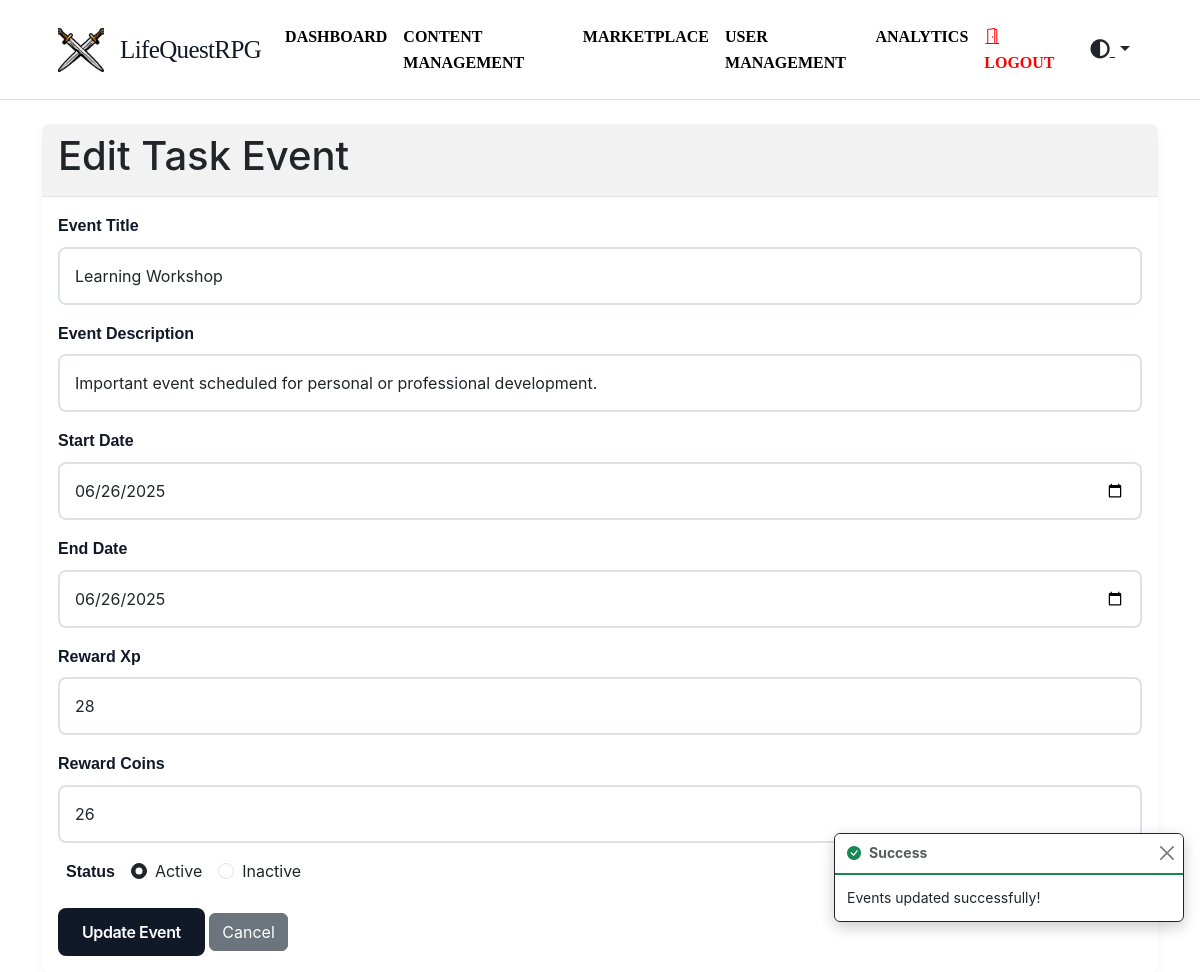
/taskevents/223/edit (signed in), run on the app's committed database.
### tables this page shows
CREATE TABLE `user_event` (
  `id` int NOT NULL,
  `user_id` int NOT NULL,
  `event_name` varchar(255) NOT NULL,
  `event_description` text NOT NULL,
  `start_date` timestamp NOT NULL DEFAULT CURRENT_TIMESTAMP ON UPDATE CURRENT_TIMESTAMP,
  `end_date` timestamp NOT NULL DEFAULT '0000-00-00 00:00:00',
  `reward_xp` int NOT NULL DEFAULT '0',
  `reward_coins` int NOT NULL DEFAULT '0',
  `status` enum('active','inactive') DEFAULT 'active',
  `created_at` timestamp NOT NULL DEFAULT CURRENT_TIMESTAMP,
  `updated_at` timestamp NOT NULL DEFAULT CURRENT_TIMESTAMP ON UPDATE CURRENT_TIMESTAMP
);

### app/Controllers/TaskEventController.php (called while the page is built, shortened)
<?php
class TaskEventController extends Controller
{
  protected $TaskEventModel;
  public function __construct()
  {
    $this->TaskEventModel = new TaskEvent();
  }
  public function edit($event_id)
  {
    $taskEvent = $this->TaskEventModel->findBy('id', $event_id);
    return $this->view('taskevents/edit', [
      'title' => 'Edit Task Event',
      'taskEvent' => $taskEvent,
    ]);
  }
}

### app/Core/Router.php (called while the page is built, shortened)
<?php
class Router
{
  protected $routes = [
    'GET' => [],
    'POST' => [],
    'PUT' => [],
    'DELETE' => []
  ];
  public function get(string $uri, array $controller, array $middleware = [])
  {
    $this->routes['GET'][$uri] = [
      'controller' => $controller,
      'middleware' => $middleware
    ];
    return $this;
  }
  public function post(string $uri, array $controller, array $middleware = [])
  {
    $this->routes['POST'][$uri] = [
      'controller' => $controller,
      'middleware' => $middleware
    ];
    return $this;
  }
  public function put(string $uri, array $controller, array $middleware = [])
  {
    $this->routes['PUT'][$uri] = [
      'controller' => $controller,
      'middleware' => $middleware
    ];
    return $this;
  }
  public function delete(string $uri, array $controller, array $middleware = [])
  {
    $this->routes['DELETE'][$uri] = [
      'controller' => $controller,
      'middleware' => $middleware
    ];
    return $this;
  }
  public function dispatch(string $uri, string $method)
  {
    $uri = $this->removeQueryString($uri);
    foreach ($this->routes[$method] as $route => $config) {
      if ($this->matchRoute($route, $uri)) {
        return $this->callAction(
          $config['controller'][0],
          $config['controller'][1]
        );
      }
    }
    throw new Exception("No route defined for {$uri} with method {$method}");
  }
  protected function matchRoute(string $route, string $uri)
  {
    if (strpos($route, '{') === false) {
      return false;
    }
    $pattern = preg_replace('/{([a-zA-Z0-9_]+)}/', '([^/]+)', $route);
    $pattern = '#^' . $pattern . '$#';
    if (preg_match($pattern, $uri, $matches)) {
      return true;
    }
    return false;
  }
  protected function removeQueryString(string $uri)
  {
    return parse_url($uri, PHP_URL_PATH) ?? $uri;
  }
  protected function callAction(string $controller, string $action)
  {
    $controller = new $controller();
    $params = [];
    foreach ($_GET as $key => $value) {
      if ($key !== 'url') {
        $params[] = $value;
      }
    }
    return call_user_func_array([$controller, $action], $params);
  }
}

### web/bootstrap.php (called while the page is built, shortened)
<?php
$config = require_once __DIR__ . '/../config/config.php';
$database = require_once __DIR__ . '/../config/database.php';
$router = new Router();
$uri = $_SERVER['REQUEST_URI'] ?? '/';
$method = $_SERVER['REQUEST_METHOD'] ?? 'GET';
try {
  $router->dispatch($uri, $method);
} catch (Exception $e) {
  if ($config['debug']) {
    echo '<h1>Error</h1>';
    echo '<p>' . $e->getMessage() . '</p>';
    echo '<pre>' . $e->getTraceAsString() . '</pre>';
  } else {
    http_response_code(404);
    require_once __DIR__ . '/../app/Views/errors/404.php';
  }
}

### public/index.php (called while the page is built, shortened)
<?php
require_once ROOT_PATH . '/web/bootstrap.php';
?>

### app/Core/Database.php (called while the page is built, shortened)
<?php
class Database
{
  protected $pdo;
  protected $statement;
  public function __construct(array $config)
  {
    $dsn = "mysql:host={$config['host']};dbname={$config['database']};charset={$config['charset']}";
    $options = [
      PDO::ATTR_ERRMODE => PDO::ERRMODE_EXCEPTION,
      PDO::ATTR_DEFAULT_FETCH_MODE => PDO::FETCH_ASSOC,
      PDO::ATTR_EMULATE_PREPARES => false,
    ];
    try {
      $this->pdo = new PDO($dsn, $config['username'], $config['password'], $options);
    } catch (PDOException $e) {
      throw new PDOException($e->getMessage(), (int) $e->getCode());
    }
  }
  public function query(string $sql)
  {
    $this->statement = $this->pdo->prepare($sql);
    return $this;
  }
  public function bind(array $parameters)
  {
    foreach ($parameters as $key => $value) {
      if (is_array($value)) {
        $value = json_encode($value);
        $paramType = PDO::PARAM_STR;
      } else {
        $paramType = is_int($value) ? PDO::PARAM_INT : PDO::PARAM_STR;
      }
      $this->statement->bindValue(
        is_numeric($key) ? $key : $key,
        $value,
        $paramType
      );
    }
    return $this;
  }
  public function execute()
  {
    $this->statement->execute();
    return $this;
  }
  public function fetch()
  {
    return $this->statement->fetch();
  }
}
?>

### app/Core/Model.php (called while the page is built, shortened)
<?php
abstract class Model
{
  protected static $db;
  protected static $table;
  public static function setDatabase(Database $database)
  {
    self::$db = $database;
  }
  public function findBy(string $column, $value)
  {
    return self::$db->query("SELECT * FROM " . static::$table . " WHERE {$column} = ?")
      ->bind([1 => $value])
      ->execute()
      ->fetch();
  }
}

### app/Views/taskevents/edit.php (the view, shortened to what this page needs)
<div class="card">
  <div class="card-header">
    <h1><?= $title ?></h1>
  </div>
  <div class="card-body">
    <form method="POST" action="/taskevents/<?= $taskEvent['id'] ?>" enctype="multipart/form-data">
      <div class="mb-3">
        <label for="eventName" class="form-label">Event Title</label>
        <input type="text" class="form-control" id="eventName" name="eventName" value="<?= $taskEvent['event_name'] ?>"
          required>
      </div>
      <div class="mb-3">
        <label for="eventDescription" class="form-label">Event Description</label>
        <input type="text" class="form-control" id="eventDescription" name="eventDescription"
          value="<?= $taskEvent['event_description'] ?>">
      </div>
      <div class="mb-3">
        <label for="startDate" class="form-label">Start Date</label>
        <input type="date" class="form-control" id="startDate" name="startDate"
          value="<?= date('Y-m-d', strtotime($taskEvent['start_date'])) ?>" required>
      </div>
      <div class="mb-3">
        <label for="endDate" class="form-label">End Date</label>
        <input type="date" class="form-control" id="endDate" name="endDate"
          value="<?= date('Y-m-d', strtotime($taskEvent['end_date'])) ?>" required>
      </div>
      <div class="mb-3">
        <label for="rewardXp" class="form-label">Reward Xp</label>
        <input type="number" class="form-control" id="rewardXp" name="rewardXp" value="<?= $taskEvent['reward_xp'] ?>"
          required>
      </div>
      <div class="mb-3">
        <label for="rewardCoins" class="form-label">Reward Coins</label>
        <input type="number" class="form-control" id="rewardCoins" name="rewardCoins"
          value="<?= $taskEvent['reward_coins'] ?>" required>
      </div>
      <div class="mb-3 d-flex flex-row">
        <label class="form-label mx-2">Status</label>
        <div class="form-check mx-2">
          <input class="form-check-input" type="radio" name="status" id="statusActive" value="1"
            <?= $taskEvent['status'] == 'active' ? 'checked' : '' ?> required>
          <label class="form-check-label" for="status">Active</label>
        </div>
        <div class="form-check mx-2">
          <input class="form-check-input" type="radio" name="status" id="statusInactive" value="0"
            <?= $taskEvent['status'] == 'inactive' ? 'checked' : '' ?>>
          <label class="form-check-label" for="status">Inactive</label>
        </div>
      </div>
      <button type="submit" class="btn btn-primary">Update Event</button>
      <a href="/taskevents" class="btn btn-secondary">Cancel</a>
    </form>
  </div>
</div>

### public/assets/css/style.css (style rules this page uses)
:root { --primary-color: #111827; --secondary-color: #ffffff; --accent-color: #4b5563; --text-color: #374151; --background-color: #ffffff; --border-color: #e5e7eb; }
body { font-family: 'Inter', -apple-system, BlinkMacSystemFont, 'Segoe UI', Roboto, sans-serif; line-height: 1.6; color: var(--text-color); background-color: var(--background-color); -webkit-font-smoothing: antialiased; }
.btn-primary { background-color: var(--primary-color); border: none; color: var(--secondary-color); padding: 0.75rem 1.5rem; font-weight: 600; letter-spacing: -0.025em; border-radius: 0.5rem; transition: all 0.2s ease; }
.card { border: none; border-radius: 8px; overflow: hidden; box-shadow: 0 4px 12px rgba(0, 0, 0, 0.05); }
.form-check-input:checked { background-color: #212529; border-color: #212529; }

### public/assets/css/navbar.css (style rules this page uses)
body.theme-light { --bg-primary: #ffffff; --bg-secondary: #f8f9fa; --text-primary: #212529; --text-secondary: #6c757d; --border-color: #dee2e6; --card-bg: #ffffff; --card-border: #dee2e6; --navbar-bg: #ffffff; --sidebar-bg: #f8f9fa; --box-shadow: 0 4px 8px rgba(0, 0, 0, 0.1); }

### public/assets/css/themes.css (style rules this page uses)
body.theme-light { --bg-primary: #ffffff; --bg-secondary: #f8f9fa; --text-primary: #212529; --text-secondary: #6c757d; --border-color: #dee2e6; --card-bg: #ffffff; --card-border: #dee2e6; --navbar-bg: #ffffff; --sidebar-bg: #f8f9fa; --box-shadow: 0 4px 8px rgba(0, 0, 0, 0.1); --input-bg: #fff; --input-text: #212529; --input-placeholder: #6c757d; --input-focus-bg: #fff; --input-focus-border: #86b7fe; }
body.color-default { --accent-color: #212529; --accent-color-hover: #16181b; --accent-color-rgb: 33, 37, 41; --accent-color-light: rgba(33, 37, 41, 0.1); --accent-color-border: rgba(33, 37, 41, 0.3); }
html, body { transition: background-color 0.3s ease, color 0.3s ease, border-color 0.3s ease, box-shadow 0.3s ease; }
html [class*="form-"], html .card, html .btn, html .navbar, html .list-group-item, html .dropdown-menu, html .alert { transition: background-color 0.3s ease, color 0.3s ease, border-color 0.3s ease, box-shadow 0.3s ease; }
body { background-color: var(--bg-primary); color: var(--text-primary); }
.card { background-color: var(--card-bg); border-color: var(--card-border); color: var(--text-primary); }
.card-header { background-color: rgba(0, 0, 0, 0.05); border-bottom: 1px solid var(--border-color); }
.form-control, .form-select { background-color: var(--input-bg); border-color: var(--border-color); color: var(--input-text); }

### public/assets/css/login.css (style rules this page uses)
:root { --primary-color: var(--text-primary, #111827); --secondary-color: var(--bg-primary, #ffffff); --accent-color: var(--accent-color, #4b5563); --text-color: var(--text-primary, #374151); --background-color: var(--bg-primary, #ffffff); --border-color: #e5e7eb; --highlight-color: #2196F3; }
.form-label { font-weight: 600; color: var(--primary-color); margin-bottom: 8px; font-family: 'Pixelify Sans', sans-serif; }
.form-control { border: 2px solid var(--border-color); border-radius: 8px; padding: 15px; transition: all 0.3s ease; background-color: var(--input-bg, rgba(255, 255, 255, 0.8)); color: var(--input-text, inherit); }

### data on the page
user_event: eventName "Learning Workshop", eventDescription "Important event scheduled for personal or professional development.", startDate "06/26/2025", endDate "06/26/2025", rewardXp "28", rewardCoins "26", status "☑"

### other printed values
$title "Edit Task Event"
$_SESSION['success'] "Events updated successfully!"
